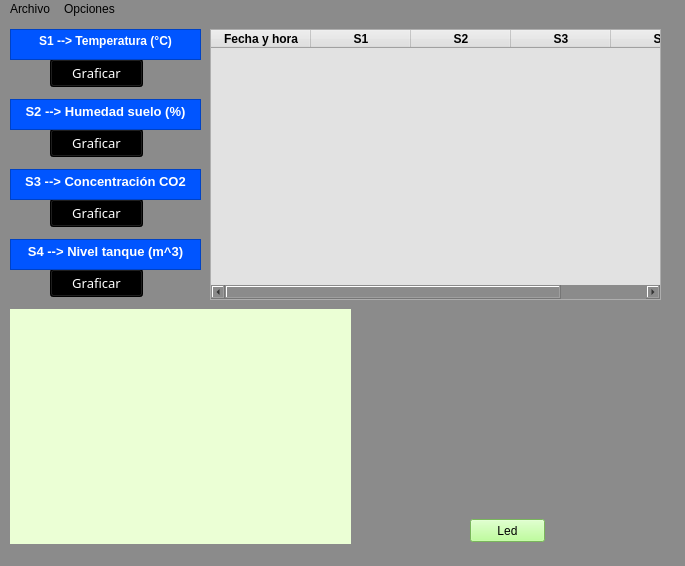
<?xml version="1.0" encoding="UTF-8"?>
<ui version="4.0">
 <class>MainWindow</class>
 <widget class="QMainWindow" name="MainWindow">
  <property name="geometry">
   <rect>
    <x>0</x>
    <y>0</y>
    <width>685</width>
    <height>566</height>
   </rect>
  </property>
  <property name="windowTitle">
   <string>MainWindow</string>
  </property>
  <property name="styleSheet">
   <string notr="true">background-color: rgb(139, 139, 139);</string>
  </property>
  <widget class="QWidget" name="centralwidget">
   <widget class="QLabel" name="Label01">
    <property name="geometry">
     <rect>
      <x>10</x>
      <y>290</y>
      <width>341</width>
      <height>261</height>
     </rect>
    </property>
    <property name="styleSheet">
     <string notr="true">background-color: rgb(235, 255, 213);</string>
    </property>
    <property name="text">
     <string/>
    </property>
    <property name="scaledContents">
     <bool>true</bool>
    </property>
   </widget>
   <widget class="QPushButton" name="Button01">
    <property name="geometry">
     <rect>
      <x>50</x>
      <y>40</y>
      <width>93</width>
      <height>28</height>
     </rect>
    </property>
    <property name="font">
     <font>
      <family>Showcard Gothic</family>
      <pointsize>10</pointsize>
      <weight>50</weight>
      <bold>false</bold>
     </font>
    </property>
    <property name="styleSheet">
     <string notr="true">background-color: rgb(0, 0, 0);
color: rgb(255, 255, 255);
</string>
    </property>
    <property name="text">
     <string>Graficar</string>
    </property>
   </widget>
   <widget class="QPushButton" name="Button04">
    <property name="geometry">
     <rect>
      <x>50</x>
      <y>250</y>
      <width>93</width>
      <height>28</height>
     </rect>
    </property>
    <property name="font">
     <font>
      <family>Showcard Gothic</family>
      <pointsize>10</pointsize>
     </font>
    </property>
    <property name="styleSheet">
     <string notr="true">background-color: rgb(0, 0, 0);
color: rgb(255, 255, 255);</string>
    </property>
    <property name="text">
     <string>Graficar</string>
    </property>
   </widget>
   <widget class="QPushButton" name="Button03">
    <property name="geometry">
     <rect>
      <x>50</x>
      <y>180</y>
      <width>93</width>
      <height>28</height>
     </rect>
    </property>
    <property name="font">
     <font>
      <family>Showcard Gothic</family>
      <pointsize>10</pointsize>
     </font>
    </property>
    <property name="styleSheet">
     <string notr="true">background-color: rgb(0, 0, 0);
color: rgb(255, 255, 255);</string>
    </property>
    <property name="text">
     <string>Graficar</string>
    </property>
   </widget>
   <widget class="QPushButton" name="Button02">
    <property name="geometry">
     <rect>
      <x>50</x>
      <y>110</y>
      <width>93</width>
      <height>28</height>
     </rect>
    </property>
    <property name="font">
     <font>
      <family>Showcard Gothic</family>
      <pointsize>10</pointsize>
     </font>
    </property>
    <property name="styleSheet">
     <string notr="true">background-color: rgb(0, 0, 0);
color: rgb(255, 255, 255);</string>
    </property>
    <property name="text">
     <string>Graficar</string>
    </property>
   </widget>
   <widget class="QTextEdit" name="textEdit">
    <property name="enabled">
     <bool>false</bool>
    </property>
    <property name="geometry">
     <rect>
      <x>10</x>
      <y>80</y>
      <width>191</width>
      <height>31</height>
     </rect>
    </property>
    <property name="styleSheet">
     <string notr="true">background-color: rgb(0, 85, 255);
color: rgb(255, 255, 255);
border-top-color: rgb(0, 0, 0);</string>
    </property>
    <property name="html">
     <string>&lt;!DOCTYPE HTML PUBLIC &quot;-//W3C//DTD HTML 4.0//EN&quot; &quot;http://www.w3.org/TR/REC-html40/strict.dtd&quot;&gt;
&lt;html&gt;&lt;head&gt;&lt;meta name=&quot;qrichtext&quot; content=&quot;1&quot; /&gt;&lt;style type=&quot;text/css&quot;&gt;
p, li { white-space: pre-wrap; }
&lt;/style&gt;&lt;/head&gt;&lt;body style=&quot; font-family:'MS Shell Dlg 2'; font-size:8.25pt; font-weight:400; font-style:normal;&quot;&gt;
&lt;p align=&quot;center&quot; style=&quot; margin-top:0px; margin-bottom:0px; margin-left:0px; margin-right:0px; -qt-block-indent:0; text-indent:0px;&quot;&gt;&lt;span style=&quot; font-size:10pt; font-weight:600;&quot;&gt;S2 --&amp;gt; Humedad suelo (%)&lt;/span&gt;&lt;/p&gt;&lt;/body&gt;&lt;/html&gt;</string>
    </property>
   </widget>
   <widget class="QTextEdit" name="textEdit_2">
    <property name="enabled">
     <bool>false</bool>
    </property>
    <property name="geometry">
     <rect>
      <x>10</x>
      <y>10</y>
      <width>191</width>
      <height>31</height>
     </rect>
    </property>
    <property name="font">
     <font>
      <pointsize>10</pointsize>
      <weight>75</weight>
      <bold>true</bold>
     </font>
    </property>
    <property name="styleSheet">
     <string notr="true">background-color: rgb(0, 85, 255);
color: rgb(0, 0, 0);
border-top-color: rgb(0, 0, 0);


</string>
    </property>
    <property name="html">
     <string>&lt;!DOCTYPE HTML PUBLIC &quot;-//W3C//DTD HTML 4.0//EN&quot; &quot;http://www.w3.org/TR/REC-html40/strict.dtd&quot;&gt;
&lt;html&gt;&lt;head&gt;&lt;meta name=&quot;qrichtext&quot; content=&quot;1&quot; /&gt;&lt;style type=&quot;text/css&quot;&gt;
p, li { white-space: pre-wrap; }
&lt;/style&gt;&lt;/head&gt;&lt;body style=&quot; font-family:'MS Shell Dlg 2'; font-size:10pt; font-weight:600; font-style:normal;&quot;&gt;
&lt;p align=&quot;center&quot; style=&quot; margin-top:0px; margin-bottom:0px; margin-left:0px; margin-right:0px; -qt-block-indent:0; text-indent:0px;&quot;&gt;&lt;span style=&quot; font-size:9pt; color:#ffffff;&quot;&gt;S1 --&amp;gt; Temperatura (°C)&lt;/span&gt;&lt;/p&gt;&lt;/body&gt;&lt;/html&gt;</string>
    </property>
   </widget>
   <widget class="QTextEdit" name="textEdit_3">
    <property name="enabled">
     <bool>false</bool>
    </property>
    <property name="geometry">
     <rect>
      <x>10</x>
      <y>220</y>
      <width>191</width>
      <height>31</height>
     </rect>
    </property>
    <property name="styleSheet">
     <string notr="true">background-color: rgb(0, 85, 255);
color: rgb(255, 255, 255);
border-top-color: rgb(0, 0, 0);</string>
    </property>
    <property name="html">
     <string>&lt;!DOCTYPE HTML PUBLIC &quot;-//W3C//DTD HTML 4.0//EN&quot; &quot;http://www.w3.org/TR/REC-html40/strict.dtd&quot;&gt;
&lt;html&gt;&lt;head&gt;&lt;meta name=&quot;qrichtext&quot; content=&quot;1&quot; /&gt;&lt;style type=&quot;text/css&quot;&gt;
p, li { white-space: pre-wrap; }
&lt;/style&gt;&lt;/head&gt;&lt;body style=&quot; font-family:'MS Shell Dlg 2'; font-size:8.25pt; font-weight:400; font-style:normal;&quot;&gt;
&lt;p align=&quot;center&quot; style=&quot; margin-top:0px; margin-bottom:0px; margin-left:0px; margin-right:0px; -qt-block-indent:0; text-indent:0px;&quot;&gt;&lt;span style=&quot; font-size:10pt; font-weight:600;&quot;&gt;S4 --&amp;gt; Nivel tanque (m^3)&lt;/span&gt;&lt;/p&gt;&lt;/body&gt;&lt;/html&gt;</string>
    </property>
   </widget>
   <widget class="QTextEdit" name="textEdit_4">
    <property name="enabled">
     <bool>false</bool>
    </property>
    <property name="geometry">
     <rect>
      <x>10</x>
      <y>150</y>
      <width>191</width>
      <height>31</height>
     </rect>
    </property>
    <property name="styleSheet">
     <string notr="true">background-color: rgb(0, 85, 255);
color: rgb(255, 255, 255);
border-top-color: rgb(0, 0, 0);

</string>
    </property>
    <property name="html">
     <string>&lt;!DOCTYPE HTML PUBLIC &quot;-//W3C//DTD HTML 4.0//EN&quot; &quot;http://www.w3.org/TR/REC-html40/strict.dtd&quot;&gt;
&lt;html&gt;&lt;head&gt;&lt;meta name=&quot;qrichtext&quot; content=&quot;1&quot; /&gt;&lt;style type=&quot;text/css&quot;&gt;
p, li { white-space: pre-wrap; }
&lt;/style&gt;&lt;/head&gt;&lt;body style=&quot; font-family:'MS Shell Dlg 2'; font-size:8.25pt; font-weight:400; font-style:normal;&quot;&gt;
&lt;p align=&quot;center&quot; style=&quot; margin-top:0px; margin-bottom:0px; margin-left:0px; margin-right:0px; -qt-block-indent:0; text-indent:0px;&quot;&gt;&lt;span style=&quot; font-size:10pt; font-weight:600;&quot;&gt;S3 --&amp;gt; Concentración CO2&lt;/span&gt;&lt;/p&gt;&lt;/body&gt;&lt;/html&gt;</string>
    </property>
   </widget>
   <widget class="QTableWidget" name="tableWidget">
    <property name="geometry">
     <rect>
      <x>210</x>
      <y>10</y>
      <width>451</width>
      <height>271</height>
     </rect>
    </property>
    <property name="styleSheet">
     <string notr="true">background-color: rgb(226, 226, 226);
border-top-color: rgb(0, 0, 0);
</string>
    </property>
    <column>
     <property name="text">
      <string>Fecha y hora</string>
     </property>
     <property name="font">
      <font>
       <weight>75</weight>
       <bold>true</bold>
      </font>
     </property>
    </column>
    <column>
     <property name="text">
      <string>S1</string>
     </property>
     <property name="font">
      <font>
       <weight>75</weight>
       <bold>true</bold>
      </font>
     </property>
    </column>
    <column>
     <property name="text">
      <string>S2</string>
     </property>
     <property name="font">
      <font>
       <weight>75</weight>
       <bold>true</bold>
      </font>
     </property>
    </column>
    <column>
     <property name="text">
      <string>S3</string>
     </property>
     <property name="font">
      <font>
       <weight>75</weight>
       <bold>true</bold>
      </font>
     </property>
    </column>
    <column>
     <property name="text">
      <string>S4</string>
     </property>
     <property name="font">
      <font>
       <weight>75</weight>
       <bold>true</bold>
      </font>
     </property>
    </column>
   </widget>
   <widget class="QLabel" name="label">
    <property name="geometry">
     <rect>
      <x>366</x>
      <y>292</y>
      <width>291</width>
      <height>191</height>
     </rect>
    </property>
    <property name="text">
     <string/>
    </property>
    <property name="pixmap">
     <pixmap resource="Images_rc.qrc">:/Tratamiento_Imagenes/images/img01.jpeg</pixmap>
    </property>
    <property name="scaledContents">
     <bool>true</bool>
    </property>
   </widget>
   <widget class="QPushButton" name="Led">
    <property name="geometry">
     <rect>
      <x>470</x>
      <y>500</y>
      <width>75</width>
      <height>23</height>
     </rect>
    </property>
    <property name="styleSheet">
     <string notr="true">color: rgb(0, 0, 0);
background-color: rgb(170, 255, 127);</string>
    </property>
    <property name="text">
     <string>Led</string>
    </property>
    <property name="default">
     <bool>false</bool>
    </property>
   </widget>
   <zorder>Button01</zorder>
   <zorder>Label01</zorder>
   <zorder>Button04</zorder>
   <zorder>Button03</zorder>
   <zorder>Button02</zorder>
   <zorder>textEdit</zorder>
   <zorder>textEdit_2</zorder>
   <zorder>textEdit_3</zorder>
   <zorder>textEdit_4</zorder>
   <zorder>tableWidget</zorder>
   <zorder>label</zorder>
   <zorder>Led</zorder>
  </widget>
  <widget class="QMenuBar" name="menubar">
   <property name="geometry">
    <rect>
     <x>0</x>
     <y>0</y>
     <width>685</width>
     <height>21</height>
    </rect>
   </property>
   <widget class="QMenu" name="menuFile">
    <property name="title">
     <string>Archivo</string>
    </property>
    <addaction name="separator"/>
    <addaction name="separator"/>
    <addaction name="actionNuevo"/>
   </widget>
   <widget class="QMenu" name="menuSystem">
    <property name="title">
     <string>Opciones</string>
    </property>
    <addaction name="actionGrafica1"/>
    <addaction name="separator"/>
    <addaction name="actionGrafica2"/>
    <addaction name="separator"/>
    <addaction name="actionGrafica3"/>
    <addaction name="separator"/>
    <addaction name="actionGrafica4"/>
   </widget>
   <addaction name="menuFile"/>
   <addaction name="menuSystem"/>
  </widget>
  <widget class="QStatusBar" name="statusbar"/>
  <action name="actionNuevo">
   <property name="icon">
    <iconset resource="Images_rc.qrc">
     <normaloff>:/Tratamiento_Imagenes/images/archivo.png</normaloff>:/Tratamiento_Imagenes/images/archivo.png</iconset>
   </property>
   <property name="text">
    <string>Nuevo</string>
   </property>
  </action>
  <action name="actionGrafica1">
   <property name="text">
    <string>Grafica1</string>
   </property>
  </action>
  <action name="actionGrafica2">
   <property name="text">
    <string>Grafica2</string>
   </property>
  </action>
  <action name="actionGrafica3">
   <property name="text">
    <string>Grafica3</string>
   </property>
  </action>
  <action name="actionGrafica4">
   <property name="text">
    <string>Grafica4</string>
   </property>
  </action>
 </widget>
 <resources>
  <include location="Images_rc.qrc"/>
 </resources>
 <connections>
  <connection>
   <sender>Button01</sender>
   <signal>clicked()</signal>
   <receiver>Label01</receiver>
   <slot>show()</slot>
   <hints>
    <hint type="sourcelabel">
     <x>226</x>
     <y>59</y>
    </hint>
    <hint type="destinationlabel">
     <x>680</x>
     <y>156</y>
    </hint>
   </hints>
  </connection>
 </connections>
</ui>
